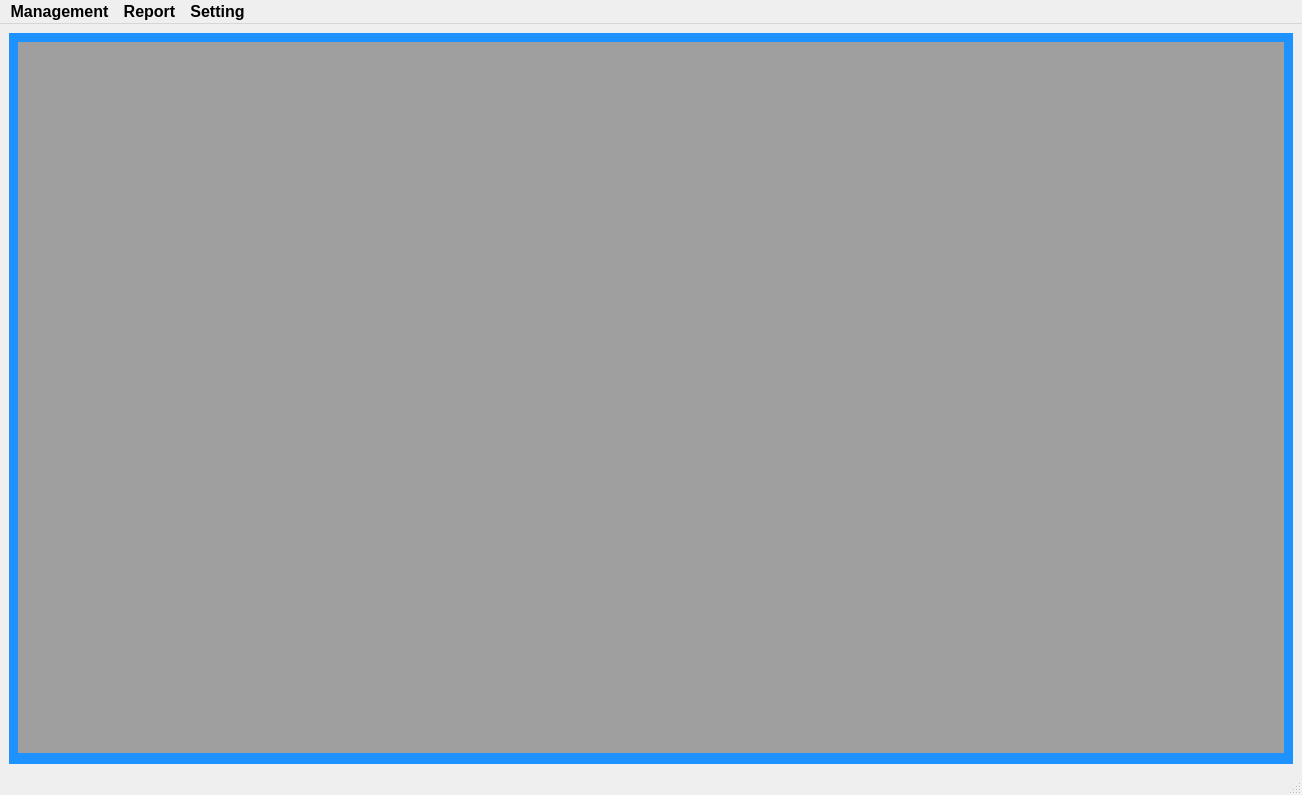
<?xml version="1.0" encoding="UTF-8"?>
<ui version="4.0">
 <class>Frm_MainWindow</class>
 <widget class="QMainWindow" name="Frm_MainWindow">
  <property name="geometry">
   <rect>
    <x>0</x>
    <y>0</y>
    <width>1302</width>
    <height>795</height>
   </rect>
  </property>
  <property name="windowTitle">
   <string>MainWindow</string>
  </property>
  <widget class="QWidget" name="centralwidget">
   <layout class="QGridLayout" name="gridLayout">
    <item row="0" column="0">
     <widget class="QWidget" name="main_menu" native="true">
      <property name="styleSheet">
       <string notr="true">background-color: rgb(255, 255, 255);
background-color: rgb(30, 146, 255);</string>
      </property>
      <layout class="QVBoxLayout" name="verticalLayout_3">
       <property name="bottomMargin">
        <number>11</number>
       </property>
       <item>
        <widget class="QMdiArea" name="mdiArea"/>
       </item>
      </layout>
     </widget>
    </item>
   </layout>
  </widget>
  <widget class="QMenuBar" name="menubar">
   <property name="geometry">
    <rect>
     <x>0</x>
     <y>0</y>
     <width>1302</width>
     <height>34</height>
    </rect>
   </property>
   <property name="font">
    <font>
     <pointsize>12</pointsize>
     <weight>75</weight>
     <bold>true</bold>
    </font>
   </property>
   <widget class="QMenu" name="menuManagement">
    <property name="font">
     <font>
      <pointsize>12</pointsize>
      <weight>75</weight>
      <bold>true</bold>
     </font>
    </property>
    <property name="title">
     <string>Management</string>
    </property>
    <addaction name="separator"/>
    <addaction name="itm_Employees"/>
    <addaction name="itm_Users"/>
    <addaction name="itm_Position"/>
    <addaction name="itm_Permission"/>
    <addaction name="itm_Department"/>
    <addaction name="itm_Company"/>
    <addaction name="separator"/>
    <addaction name="itm_Device"/>
    <addaction name="itm_Suppliers"/>
    <addaction name="itm_Brand"/>
    <addaction name="itm_Categories"/>
    <addaction name="itm_Device_Location"/>
    <addaction name="itm_Device_Status"/>
    <addaction name="itm_Device_Management"/>
   </widget>
   <widget class="QMenu" name="menuSetting">
    <property name="title">
     <string>Setting</string>
    </property>
    <addaction name="itm_Logout"/>
    <addaction name="itm_ExitFullScreen"/>
   </widget>
   <widget class="QMenu" name="menuReport">
    <property name="title">
     <string>Report</string>
    </property>
    <addaction name="itm_Report_Device"/>
    <addaction name="itm_history"/>
   </widget>
   <addaction name="menuManagement"/>
   <addaction name="menuReport"/>
   <addaction name="menuSetting"/>
  </widget>
  <widget class="QStatusBar" name="statusbar"/>
  <action name="itm_Employees">
   <property name="text">
    <string>Employees Info</string>
   </property>
  </action>
  <action name="itm_Users">
   <property name="text">
    <string>Users Info</string>
   </property>
  </action>
  <action name="itm_Position">
   <property name="text">
    <string>Positions Info</string>
   </property>
  </action>
  <action name="itm_Roles">
   <property name="text">
    <string>Manage Roles</string>
   </property>
  </action>
  <action name="itm_Permission">
   <property name="text">
    <string>Manage Permissions</string>
   </property>
  </action>
  <action name="itm_Department">
   <property name="text">
    <string>Department Info</string>
   </property>
  </action>
  <action name="itm_Company">
   <property name="text">
    <string>Companies Info</string>
   </property>
  </action>
  <action name="itm_Device">
   <property name="text">
    <string>Devices Info</string>
   </property>
  </action>
  <action name="itm_Suppliers">
   <property name="text">
    <string>Suppliers Info</string>
   </property>
  </action>
  <action name="itm_Brand">
   <property name="text">
    <string>Brand Info</string>
   </property>
  </action>
  <action name="itm_Categories">
   <property name="text">
    <string>Device Categories </string>
   </property>
  </action>
  <action name="itm_Device_Location">
   <property name="text">
    <string>Device Location </string>
   </property>
  </action>
  <action name="itm_Device_Status">
   <property name="text">
    <string>Device Status </string>
   </property>
  </action>
  <action name="itm_Logout">
   <property name="text">
    <string>Logout</string>
   </property>
   <property name="font">
    <font>
     <pointsize>12</pointsize>
     <weight>75</weight>
     <bold>true</bold>
    </font>
   </property>
  </action>
  <action name="itm_ExitFullScreen">
   <property name="text">
    <string>exit FullScreen</string>
   </property>
   <property name="font">
    <font>
     <pointsize>12</pointsize>
     <weight>75</weight>
     <bold>true</bold>
    </font>
   </property>
  </action>
  <action name="itm_Device_Management">
   <property name="text">
    <string>Device Management</string>
   </property>
  </action>
  <action name="itm_Report_Device">
   <property name="text">
    <string>Device Report</string>
   </property>
  </action>
  <action name="itm_history">
   <property name="text">
    <string>History</string>
   </property>
  </action>
 </widget>
 <resources/>
 <connections/>
</ui>
